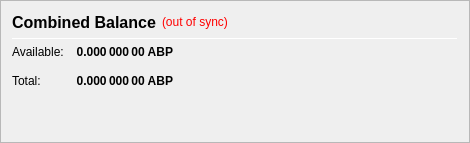
                   <widget class="QFrame" name="frame_CombinedBalances">
                    <property name="minimumSize">
                     <size>
                      <width>470</width>
                      <height>0</height>
                     </size>
                    </property>
                    <property name="frameShape">
                     <enum>QFrame::StyledPanel</enum>
                    </property>
                    <property name="frameShadow">
                     <enum>QFrame::Raised</enum>
                    </property>
                    <layout class="QVBoxLayout" name="verticalLayout_5">
                     <item>
                      <layout class="QHBoxLayout" name="horizontalLayout_5" stretch="0,0,0">
                       <item>
                        <widget class="QLabel" name="label_5z">
                         <property name="minimumSize">
                          <size>
                           <width>0</width>
                           <height>20</height>
                          </size>
                         </property>
                         <property name="font">
                          <font>
                           <pointsize>12</pointsize>
                           <weight>75</weight>
                           <bold>true</bold>
                          </font>
                         </property>
                         <property name="toolTip">
                          <string>Combined Balance (including unconfirmed and immature coins)</string>
                         </property>
                         <property name="text">
                          <string>Combined Balance</string>
                         </property>
                        </widget>
                       </item>
                       <item>
                        <widget class="QLabel" name="labelWalletStatus">
                         <property name="cursor">
                          <cursorShape>WhatsThisCursor</cursorShape>
                         </property>
                         <property name="toolTip">
                          <string>The displayed information may be out of date. Your wallet automatically synchronizes with the ABP network after a connection is established, but this process has not completed yet.</string>
                         </property>
                         <property name="styleSheet">
                          <string notr="true">QLabel { color: red; }</string>
                         </property>
                         <property name="text">
                          <string notr="true">(out of sync)</string>
                         </property>
                         <property name="alignment">
                          <set>Qt::AlignLeading|Qt::AlignLeft|Qt::AlignVCenter</set>
                         </property>
                        </widget>
                       </item>
                       <item>
                        <spacer name="horizontalSpacer_1">
                         <property name="orientation">
                          <enum>Qt::Horizontal</enum>
                         </property>
                         <property name="sizeHint" stdset="0">
                          <size>
                           <width>40</width>
                           <height>20</height>
                          </size>
                         </property>
                        </spacer>
                       </item>
                      </layout>
                     </item>
                     <item>
                      <widget class="Line" name="line_CombinedBalance">
                       <property name="minimumSize">
                        <size>
                         <width>0</width>
                         <height>1</height>
                        </size>
                       </property>
                       <property name="maximumSize">
                        <size>
                         <width>16777215</width>
                         <height>1</height>
                        </size>
                       </property>
                       <property name="orientation">
                        <enum>Qt::Horizontal</enum>
                       </property>
                      </widget>
                     </item>
                     <item>
                      <layout class="QGridLayout" name="gridLayout_3">
                       <property name="spacing">
                        <number>12</number>
                       </property>
                       <item row="1" column="0">
                        <widget class="QLabel" name="labelBalanceTextz">
                         <property name="text">
                          <string>Available:</string>
                         </property>
                        </widget>
                       </item>
                       <item row="1" column="1">
                        <widget class="QLabel" name="labelBalancez">
                         <property name="font">
                          <font>
                           <weight>75</weight>
                           <bold>true</bold>
                          </font>
                         </property>
                         <property name="cursor">
                          <cursorShape>IBeamCursor</cursorShape>
                         </property>
                         <property name="toolTip">
                          <string>Your current spendable balance</string>
                         </property>
                         <property name="text">
                          <string notr="true">0.000 000 00 ABP</string>
                         </property>
                         <property name="alignment">
                          <set>Qt::AlignRight|Qt::AlignTrailing|Qt::AlignVCenter</set>
                         </property>
                         <property name="textInteractionFlags">
                          <set>Qt::LinksAccessibleByMouse|Qt::TextSelectableByKeyboard|Qt::TextSelectableByMouse</set>
                         </property>
                        </widget>
                       </item>
                       <item row="2" column="0">
                        <widget class="QLabel" name="labelTotalTextz">
                         <property name="text">
                          <string>Total:</string>
                         </property>
                        </widget>
                       </item>
                       <item row="2" column="1">
                        <widget class="QLabel" name="labelTotalz">
                         <property name="font">
                          <font>
                           <weight>75</weight>
                           <bold>true</bold>
                          </font>
                         </property>
                         <property name="cursor">
                          <cursorShape>IBeamCursor</cursorShape>
                         </property>
                         <property name="toolTip">
                          <string>Total Balance, including all unavailable coins.</string>
                         </property>
                         <property name="text">
                          <string notr="true">0.000 000 00 ABP</string>
                         </property>
                         <property name="alignment">
                          <set>Qt::AlignRight|Qt::AlignTrailing|Qt::AlignVCenter</set>
                         </property>
                         <property name="textInteractionFlags">
                          <set>Qt::LinksAccessibleByMouse|Qt::TextSelectableByKeyboard|Qt::TextSelectableByMouse</set>
                         </property>
                        </widget>
                       </item>
                       <item row="2" column="3">
                        <spacer name="horizontalSpacer_2">
                         <property name="orientation">
                          <enum>Qt::Horizontal</enum>
                         </property>
                         <property name="sizeHint" stdset="0">
                          <size>
                           <width>40</width>
                           <height>20</height>
                          </size>
                         </property>
                        </spacer>
                       </item>
                      </layout>
                     </item>
                     <item>
                      <spacer name="verticalSpacer_1">
                       <property name="orientation">
                        <enum>Qt::Vertical</enum>
                       </property>
                       <property name="sizeHint" stdset="0">
                        <size>
                         <width>20</width>
                         <height>40</height>
                        </size>
                       </property>
                      </spacer>
                     </item>
                    </layout>
                   </widget>
